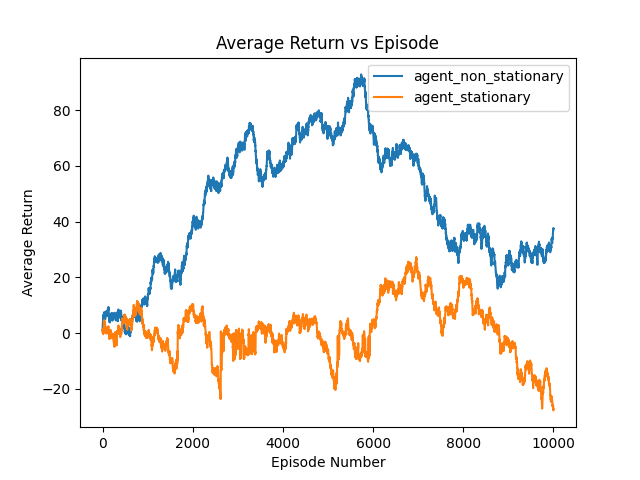

The script that saved this image:
from Agent import Agent
from Bandit import Bandit
import matplotlib.pyplot as plt

def episode(agent, environment, steps=2000):
    """Runs the agent for a single episode which is n steps, and return the average reward during the episode

    Args:
        agent (Agent): The agent to learn and interact.
        environment (Bandit): The environment to interact with.
        steps (int): number of steps to run in this episode.
    """
    running_reward = 0
    for i in range(steps):
        action = agent.chooseAction()
        reward = environment.makeMove(action)
        agent.update(reward)
        running_reward += reward
    return running_reward/steps

def run(environment, nEpisodes, **kwargs):
    """Run the agent for nRuns of episodes, and plot comparision against agent non-stationary vs agent stationary.

    Args:
        nEpisodes (int, optional): number of episodes. Defaults to 1e4.
    """ 
    nEpisodes = int(nEpisodes)
    for agentName, agent in kwargs.items():
        rewards = []
        environment.reset()
        for i in range(nEpisodes):
            rewards.append(episode(agent, environment))
        plt.plot(rewards, label=agentName)
    plt.xlabel("Episode Number")
    plt.ylabel("Average Return")
    plt.title("Average Return vs Episode")
    print("plot created")
    plt.legend()
    plt.savefig('Exercise-2.5.png')
    plt.show()
    return 

if __name__ == "__main__":
    agent_non_stationary = Agent(10, 0.01, 0.1)
    agent_stationary = Agent(10, 0.01, 0)
    environment = Bandit(10, 1, 0.01)
    print(environment.expected_rewards)
    run(environment=environment, nEpisodes = 1e4, agent_non_stationary=agent_non_stationary, agent_stationary=agent_stationary)

